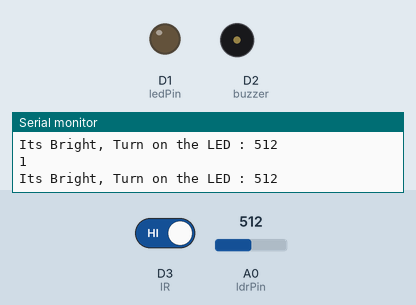
Simulated run of this sketch. Board: ESP8266 (NodeMCU). On the bench: output pins drawn as LEDs (lit = HIGH), buzzer (waves = sounding), the last lines printed to the serial monitor. The test bench sets the inputs (shaded band); at power-on: A0 (ldrPin) = 512, D3 (IR) HIGH.

Above: at 1.2 s.
1.3 s: A0 (ldrPin) set to 315
4.3 s: A0 (ldrPin) set to 287
At 5.1 s:
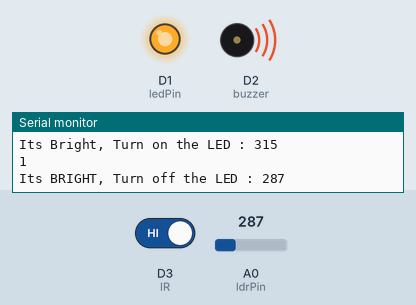
7.3 s: A0 (ldrPin) set to 306
At 8.1 s:
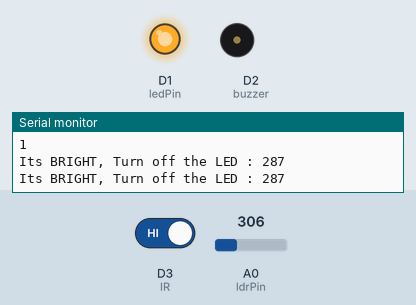
10.3 s: A0 (ldrPin) set to 290
At 11.1 s:
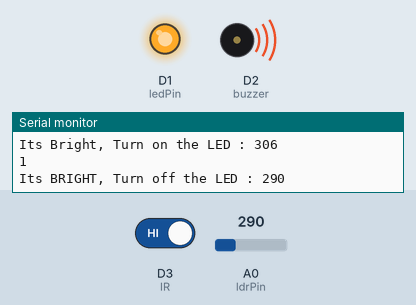
13.3 s: A0 (ldrPin) set to 310
At 14.7 s:
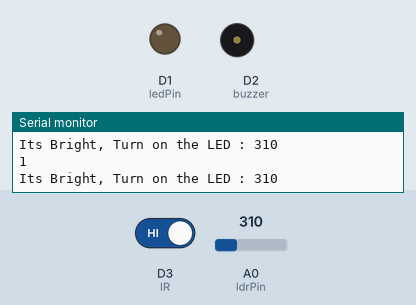
Timing chart, 0 to 16.3 s (numbered marks = the images above; inputs shaded):
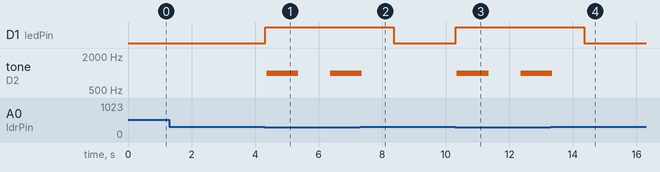

Measured:
- the behaviour switches between 300 and 299 on A0 (ldrPin) (found by bisection; images 0 and 1)
- after the input at 4.3 s, D1 (ledPin): LOW → HIGH at once; tone on D2 (buzzer): silent → 1000 Hz after 0.06 s, → silent 1.0 s later, → 1000 Hz 1.0 s later
- after the input at 7.3 s, D1 (ledPin): HIGH → LOW after 1.1 s; tone on D2 (buzzer): goes on until 7.4 s, then stays silent
- after the input at 10.3 s, D1 (ledPin): LOW → HIGH at once; tone on D2 (buzzer): silent → 1000 Hz after 0.05 s, → silent 1.0 s later, → 1000 Hz 1.0 s later
- after the input at 13.3 s, D1 (ledPin): HIGH → LOW after 1.1 s; tone on D2 (buzzer): goes on until 13.4 s, then stays silent

The sketch:

nano_ir_and_ldr.ino
```cpp
const int ledPin =D1;
const int ldrPin =A0;
const int buzzer =D2;
const int IR=D3;

void setup()
{

Serial.begin(9600);

pinMode(ledPin, OUTPUT);
pinMode(ldrPin, INPUT);
pinMode(IR,INPUT);
  pinMode(buzzer, OUTPUT);

}

void loop() {

int ldrStatus = analogRead(ldrPin);
int IRStatus = digitalRead(IR);

if (ldrStatus >= 300) {

digitalWrite(ledPin, LOW);

Serial.print("Its Bright, Turn on the LED : ");

Serial.println(ldrStatus);
Serial.println(IRStatus);


} else {

digitalWrite(ledPin, HIGH);

Serial.print("Its BRIGHT, Turn off the LED : ");

Serial.println(ldrStatus);
 tone(buzzer, 1000);
  delay(1000);
  noTone(buzzer);
  delay(1000);

}

}
```
